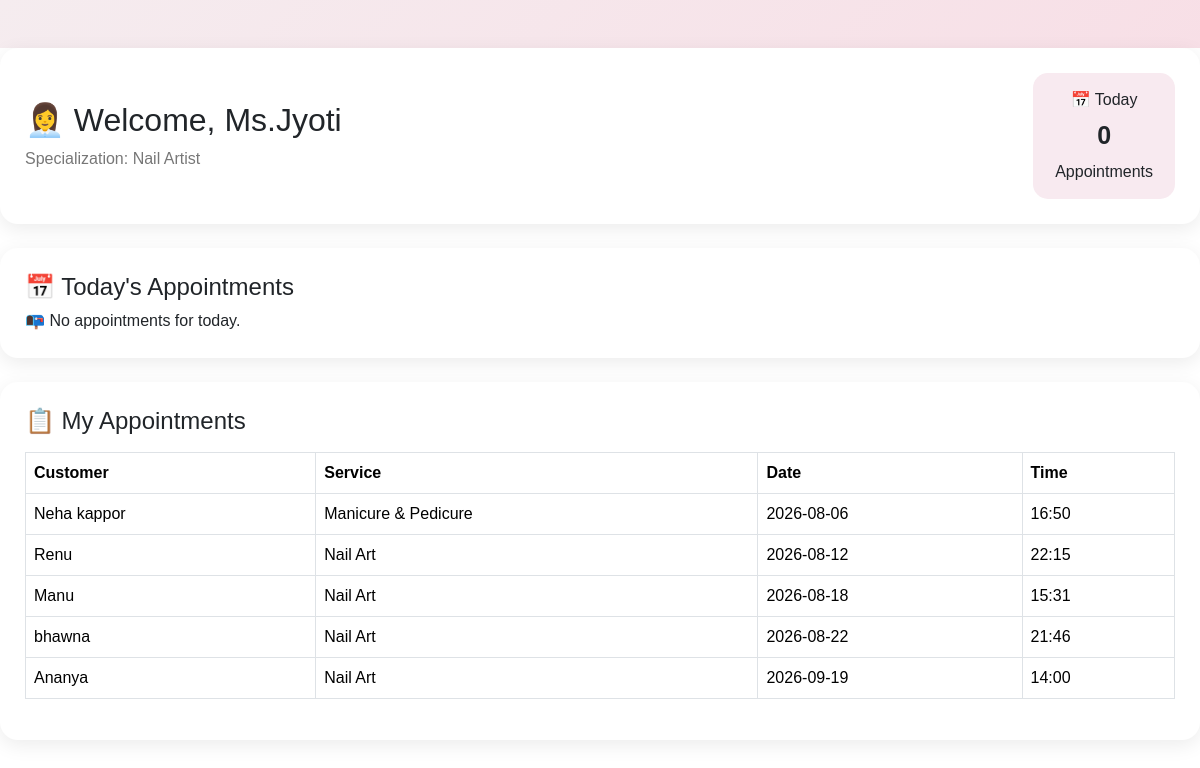
The app's page /staff_dashboard/6 with its own data.
### models.py (models this page shows)
class Staff(db.Model):
    id = db.Column(db.Integer, primary_key=True)
    name = db.Column(db.String(100), nullable=False)
    phone = db.Column(db.String(15), nullable=False)
    gender = db.Column(db.String(10), nullable=True)
    specialization = db.Column(db.String(100), nullable=False)
    available = db.Column(db.String(10),nullable=False)

class Appointment(db.Model):
    id = db.Column(db.Integer, primary_key=True)
    customer_name = db.Column(db.String(100), nullable=False)
    customer_gender = db.Column(db.String(10), nullable=True)
    customer_address = db.Column(db.String(200), nullable=True)
    service_name = db.Column(db.String(100), nullable=False)
    staff_name = db.Column(db.String(100), nullable=False)
    appointment_date = db.Column(db.String(20), nullable=False)
    appointment_time = db.Column(db.String(20), nullable=False)
    status = db.Column(db.String(20), default="Booked")

### app.py (the view)
@app.route('/staff_dashboard/<int:staff_id>')
def staff_dashboard(staff_id):
    staff = Staff.query.get_or_404(staff_id)
    today = datetime.now().strftime("%Y-%m-%d")
    appointments = Appointment.query.filter_by(
        staff_name=staff.name,
        appointment_date=today
    ).all()
    my_appointments = Appointment.query.filter_by(
        staff_name=staff.name
    ).order_by(
        Appointment.appointment_date,
        Appointment.appointment_time
    ).all()
    return render_template(
        "staff_dashboard.html",
        staff=staff,
        appointments=appointments,
        my_appointments=my_appointments
    )

### templates/staff_dashboard.html
{% extends "base.html" %}
{% block content %}
<div class="container mt-5">
    <div class="staff-header">
        <div>
            <h2>👩‍💼 Welcome, {{ staff.name }}</h2>
            <p>Specialization: {{ staff.specialization }}</p>
        </div>
        <div class="today-box">
            📅 Today
            <strong>{{ appointments|length }}</strong>
            Appointments
        </div>
    </div>
    <div class="dashboard-card mt-4">
        <h4>📅 Today's Appointments</h4>
        {% if appointments %}
        <div class="table-responsive mt-3">
            <table class="table table-bordered">
                <thead>
                    <tr>
                        <th>Customer</th>
                        <th>Service</th>
                        <th>Time</th>
                        <th>Status</th>
                        <th>Action</th>
                    </tr>
                </thead>
                <tbody>
                    {% for appointment in appointments %}
                    <tr>
                        <td>{{ appointment.customer_name }}</td>
                        <td>{{ appointment.service_name }}</td>
                        <td>{{ appointment.appointment_time }}</td>
                        <td>
                            <span class="status-badge">
                                {{ appointment.status }}
                            </span>
                        </td>
                        <td>
                            {% if appointment.status != "Completed" %}
                            <form method="POST"
                            action="{{ url_for('complete_appointment', appointment_id=appointment.id) }}">
                             <button type="submit"
                             class="complete-btn">
                                Complete
                            </button>
                        </form>
                        {% else %}
                        <span class="status-badge"> Completed</span>
                        {% endif %}
                        </td>
                    </tr>
                    {% endfor %}
                </tbody>
            </table>
        </div>
        {% else %}
        <div class="no-appointment">
            📭 No appointments for today.
        </div>
        {% endif %}
    </div>
<div class="dashboard-card mt-4">
    <h4>📋 My Appointments</h4>
    {% if my_appointments %}
    <div class="table-responsive mt-3">
        <table class="table table-bordered">
            <thead>
                <tr>
                    <th>Customer</th>
                    <th>Service</th>
                    <th>Date</th>
                    <th>Time</th>
                </tr>
            </thead>
            <tbody>
                {% for appointment in my_appointments %}
                <tr>
                    <td>{{ appointment.customer_name }}</td>
                    <td>{{ appointment.service_name }}</td>
                    <td>{{ appointment.appointment_date }}</td>
                    <td>{{ appointment.appointment_time }}</td>
                </tr>
                {% endfor %}
            </tbody>
        </table>
    </div>
    {% else %}
    <div class="no-appointment">
        📭 No appointments found.
    </div>
    {% endif %}
   </div>
</div>
{% endblock %}

### static/css/style.css (style rules this page uses)
* { margin:0; padding:0; box-sizing:border-box; font-family:'Poppins',sans-serif; }
body { background:linear-gradient(135deg,#aa768b,#d9b5ef,#aecef4); min-height:100vh; }
body { font-family:'Poppins',sans-serif; background:#424142; }
body { background:linear-gradient(135deg,#fb9fc4,#fff5f8); font-family:'Poppins',sans-serif; }
html, body { background:linear-gradient(135deg,#f5ecef,#f9d7e1); font-family:'Poppins',sans-serif; margin:0; padding:0; width:100%; height:100%; }
main.container, .container { max-width: 100% !important; width:100% !important; padding-left: 0 !important; padding-right: 0 !important; }
html,body { margin:0; padding:0; width:100%; height:100%; }
body { background:#f58ebf; }
.staff-header { background: white; padding: 25px; border-radius: 18px; display: flex; justify-content: space-between; align-items: center; box-shadow: 0 5px 20px rgba(0,0,0,0.08); }
.staff-header h2 { margin-bottom: 8px; }
.staff-header p { margin: 0; color: #777; }
.today-box { background: #f8eaf0; padding: 15px 22px; border-radius: 15px; text-align: center; }
.today-box strong { display: block; font-size: 25px; margin: 5px; }
.dashboard-card { background: white; padding: 25px; border-radius: 18px; box-shadow: 0 5px 20px rgba(0,0,0,0.08); }

### records on screen
Staff: name "Ms.Jyoti", specialization "Nail Artist"
Appointment: customer_name "Neha kappor", service_name "Manicure & Pedicure", appointment_date "2026-08-06", appointment_time "16:50"
Appointment: customer_name "Renu", service_name "Nail Art", appointment_date "2026-08-12", appointment_time "22:15"
Appointment: customer_name "Manu", service_name "Nail Art", appointment_date "2026-08-18", appointment_time "15:31"
Appointment: customer_name "bhawna", service_name "Nail Art", appointment_date "2026-08-22", appointment_time "21:46"
Appointment: customer_name "Ananya", service_name "Nail Art", appointment_date "2026-09-19", appointment_time "14:00"

### other values on screen
{{ appointments|length }} "0"
